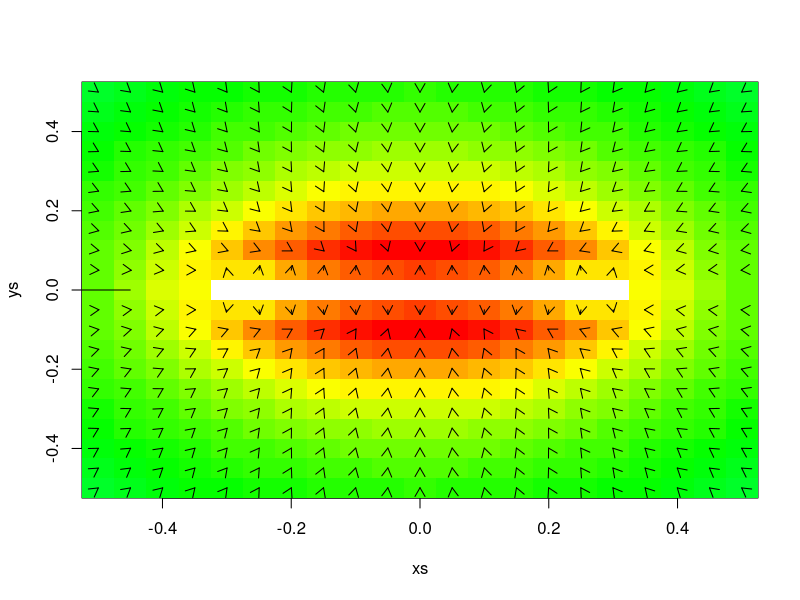

Recreate this plot in R.


## Create test point at q
q <-  matrix(c(0, 0.01), 1, 2)

## scalar product of two column matricies
dot <- function(x, y) {
  return(as.vector(apply(x * y, 1, sum)))
}


meshgrid <- function(a,b) {
  list(
       x=outer(b*0,a,FUN="+"),
       y=outer(b,a*0,FUN="+")
       )
}

compute.potential <- function(p1, p2, q) {
  if (nrow(q) > nrow(p1)) {
    p1 <- matrix(p1, nrow(q), 2, byrow=TRUE)
    p2 <- matrix(p2, nrow(q), 2, byrow=TRUE)
  }
  if (nrow(p1) > nrow(q)) {
    q <- matrix(q, nrow(p1), 2, byrow=TRUE)
  }
  
  ## Normalised vector along dipole
  epsilon <- 1e-9

  v <- (p2 - p1)/sqrt(dot(p2 - p1, p2 - p1))
  s1 <- dot(p1 - q, v)
  s2 <- dot(p2 - q, v)
  r1 <- sqrt(dot(p1 - q, p1 - q))
  r0 <- sqrt((r1+epsilon)^2 - s1^2)

  ## r0[r0<epsilon] <- epsilon
  
  E <- 0.05/r0*(atan(s2/r0) - atan(s1/r0))
  ## E <- (abs(s2) + sqrt(r0^2 + s2^2))/(abs(s1) + sqrt(r0^2 + s1^2))o
  E <- E - (asinh(s2/r0) - asinh(s1/r0))

##  print(cbind(q, s1, r1, r0, E))
  return(E)
}

compute.gradient <- function(p1, p2, q, d=0.1) {
  if (nrow(q) > nrow(p1)) {
    p1 <- matrix(p1, nrow(q), 2, byrow=TRUE)
    p2 <- matrix(p2, nrow(q), 2, byrow=TRUE)
  }
  if (nrow(p1) > nrow(q)) {
    q <- matrix(q, nrow(p1), 2, byrow=TRUE)
  }
  
  ## Normalised vector along dipole
  v <- (p2 - p1)/sqrt(dot(p2 - p1, p2 - p1))
  s1 <- dot(p1 - q, v)
  s2 <- dot(p2 - q, v)

  p0 <- (s2 * p1 - s1 * p2)/(s2 - s1)
  ## print(p0)

  r0 <- sqrt(dot(p0 - q, p0 - q))
  r1 <- sqrt(dot(p1 - q, p1 - q))
  r2 <- sqrt(dot(p2 - q, p2 - q))

  dEdr0 <- 1/r0 * (-(d/2/r0 * (atan(s2/r0) - atan(s1/r0)) +
                     d/2    * (s2/r2^2     - s1/r1^2))
                   +          (s2/r2       - s1/r1))
  dEds1 <- 1/r1 * (-d/2/r1 + 1)
  dEds2 <- 1/r2 * (d/2/r2 - 1)
  gr <- -dEdr0 * (q - p0)/r0 + (dEds1 + dEds2) * v
  
  return(gr)
}

## Create three points and two line segments, and then let them move with the dipole force
demo.hinge <- function(d=0.01, tmax=1, dt=0.001) {
  ## Connectivity matrix
  Cu <- matrix(c(1, 2, 2, 3), 2, 2, byrow=TRUE)
  ## Desired lengths
  L <- c(1, 1)
  ## Initial position of points
  qs <- matrix(c(-1, 0.1, 0, -0.1, 1, 0.1), 3, 2, byrow=TRUE)

  ## Connectivity matrix
  Cu <- matrix(c(1, 2, 2, 3, 3, 4, 4, 5), 4, 2, byrow=TRUE)
  ## Desired lengths
  L <- c(1, 1, 1, 1)
  ## Initial position of points
  qs <- matrix(c(-2, 0.4, -1, 0.1, 0, -0.1, 1, 0.1, 2, 0.4), 5, 2, byrow=TRUE)


  ## Useful matrices
  C <- rbind(Cu, Cu[,2:1])
  B <- matrix(0, nrow(qs), nrow(C))
  for (i in 1:nrow(C)) {
    B[C[i,1],i] <- 1
  }
  
  for (time in 1:tmax) {
    
    N <- nrow(qs)
    FD <- matrix(0, N, 2)
    ## Find all the line segments interacting with each point
    for (i in 1:N) {
      ## Exclude line segments in which the point occurs
      Cus <- Cu[!apply(Cu == i, 1, any),,drop=FALSE]
      if (nrow(Cus)>0) {
        p1 <- qs[Cus[,1],,drop=FALSE]
        p2 <- qs[Cus[,2],,drop=FALSE]
        q <- qs[i,,drop=FALSE]
        FDs <- compute.gradient(p1, p2, q, d)
##         print(i)
##         print(q)
##         print(p1)
##         print(p2)
##         print(Cus)
##         print(FDs)
        FD[i,] <- apply(FDs, 2, sum)
      }
    }
    ## To compensate for the reaction, ensure that the force on the entire structure is zero 
    FD <- FD - matrix(apply(FD, 2, mean), nrow(FD), 2, byrow=TRUE)
    print(FD)
    
    qi <- qs[C[,1],]
    qj <- qs[C[,2],]
    Deltaq <- (qj - qi)
    l <- sqrt(apply(Deltaq^2, 1, sum))
    fac <- (l - c(L, L))/(c(L, L))
    print(l)
    FE <- 500 * (B %*% (fac * Deltaq))
    
    ## print(gr)
    ## print(qs)
    plot(qs, xlim=mean(qs[,1]) + c(-2, 2), ylim=mean(qs[,2]) + c(-2, 2))
    text(qs[,1], qs[,2], 1:N)
    
    segments(qs[Cu[,1],1], qs[Cu[,1],2],
             qs[Cu[,2],1], qs[Cu[,2],2])
    arrows(qs[,1], qs[,2], qs[,1] + 0.5 * FD[,1], qs[,2] + 0.5 * FD[,2], len=0.1)
    arrows(qs[,1], qs[,2], qs[,1] + 0.5 * FE[,1], qs[,2] + 0.5 * FE[,2], len=0.1, col="red")    
    qs <- qs +  dt * (FD + FE)
  }
}

xs <- seq(-0.5, 0.5, by=0.05)
ys <- seq(-0.5, 0.5, by=0.05)
q.mesh <- meshgrid(xs, ys)
q <- cbind(as.vector(q.mesh$x), as.vector(q.mesh$y))
  
## plot(NA, NA, xlim=c(-1,1), ylim=c(-1, 1))
## points(p1[,1], p1[,2])
## points(p2[,1], p2[,2])
## points(q[,1],  q[,2], col="red")

## Create diople with ends at p1 and p2
p1 <- matrix(c(-0.3, 0), 1, 2)
p2 <- matrix(c( 0, 0), 1, 2)
E <- compute.potential(p1, p2, q)
gr <- compute.gradient(p1, p2, q)

p1 <- matrix(c( 0, 0), 1, 2)
p2 <- matrix(c( 0.3, 0), 1, 2)
E <- E + compute.potential(p1, p2, q)
gr <- gr + compute.gradient(p1, p2, q)

Emat <- matrix(E, length(xs), length(ys), byrow=TRUE)
image(xs, ys, Emat ,zlim=c(min(E), 2), col=rainbow(100))


arrows(q[,1], q[,2], q[,1] + 0.0005 * gr[,1], q[,2] + 0.0005 * gr[,2], len=0.1)
